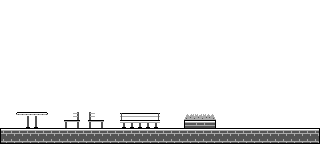

A 2D game scene composited from a Tiled map and its tileset images. What follows is a short description and the map's XML, with every tile layer's data as written:
An orthogonal 40x18 tile map with 8x8 px tiles, 1 tile layer (Furniture).

<map version="1.10" tiledversion="1.12.2" orientation="orthogonal" renderorder="right-down" width="40" height="18" tilewidth="8" tileheight="8" infinite="0" backgroundcolor="#ffffff">
 <tileset firstgid="1" source="patio.tsx" />
 <layer id="1" name="Furniture" width="40" height="18">
  <data encoding="csv">
18,18,18,18,18,18,18,18,18,18,18,18,18,18,18,18,18,18,18,18,18,18,18,18,18,18,18,18,18,18,18,18,18,18,18,18,18,18,18,18,
18,18,18,18,18,18,18,18,18,18,18,18,18,18,18,18,18,18,18,18,18,18,18,18,18,18,18,18,18,18,18,18,18,18,18,18,18,18,18,18,
18,18,18,18,18,18,18,18,18,18,18,18,18,18,18,18,18,18,18,18,18,18,18,18,18,18,18,18,18,18,18,18,18,18,18,18,18,18,18,18,
18,18,18,18,18,18,18,18,18,18,18,18,18,18,18,18,18,18,18,18,18,18,18,18,18,18,18,18,18,18,18,18,18,18,18,18,18,18,18,18,
18,18,18,18,18,18,18,18,18,18,18,18,18,18,18,18,18,18,18,18,18,18,18,18,18,18,18,18,18,18,18,18,18,18,18,18,18,18,18,18,
18,18,18,18,18,18,18,18,18,18,18,18,18,18,18,18,18,18,18,18,18,18,18,18,18,18,18,18,18,18,18,18,18,18,18,18,18,18,18,18,
18,18,18,18,18,18,18,18,18,18,18,18,18,18,18,18,18,18,18,18,18,18,18,18,18,18,18,18,18,18,18,18,18,18,18,18,18,18,18,18,
18,18,18,18,18,18,18,18,18,18,18,18,18,18,18,18,18,18,18,18,18,18,18,18,18,18,18,18,18,18,18,18,18,18,18,18,18,18,18,18,
18,18,18,18,18,18,18,18,18,18,18,18,18,18,18,18,18,18,18,18,18,18,18,18,18,18,18,18,18,18,18,18,18,18,18,18,18,18,18,18,
18,18,18,18,18,18,18,18,18,18,18,18,18,18,18,18,18,18,18,18,18,18,18,18,18,18,18,18,18,18,18,18,18,18,18,18,18,18,18,18,
18,18,18,18,18,18,18,18,18,18,18,18,18,18,18,18,18,18,18,18,18,18,18,18,18,18,18,18,18,18,18,18,18,18,18,18,18,18,18,18,
18,18,18,18,18,18,18,18,18,18,18,18,18,18,18,18,18,18,18,18,18,18,18,18,18,18,18,18,18,18,18,18,18,18,18,18,18,18,18,18,
18,18,18,18,18,18,18,18,18,18,18,18,18,18,18,18,18,18,18,18,18,18,18,18,18,18,18,18,18,18,18,18,18,18,18,18,18,18,18,18,
18,18,18,18,18,18,18,18,18,18,18,18,18,18,18,18,18,18,18,18,18,18,18,18,18,18,18,18,18,18,18,18,18,18,18,18,18,18,18,18,
18,18,44,45,45,46,18,18,18,48,18,51,18,18,18,54,55,55,55,56,18,18,18,58,59,59,60,18,18,18,18,18,18,18,18,18,18,18,18,18,
18,18,18,47,47,18,18,18,49,50,18,52,53,18,18,57,57,57,57,57,18,18,18,61,62,62,63,18,18,18,18,18,18,18,18,18,18,18,18,18,
8,16,16,16,16,16,16,16,16,16,16,16,16,16,16,16,16,16,16,16,16,16,16,16,16,16,16,16,16,16,16,16,16,16,16,16,16,16,16,14,
5,13,13,13,13,13,13,13,13,13,13,13,13,13,13,13,13,13,13,13,13,13,13,13,13,13,13,13,13,13,13,13,13,13,13,13,13,13,13,11
  </data>
 </layer>
</map>
